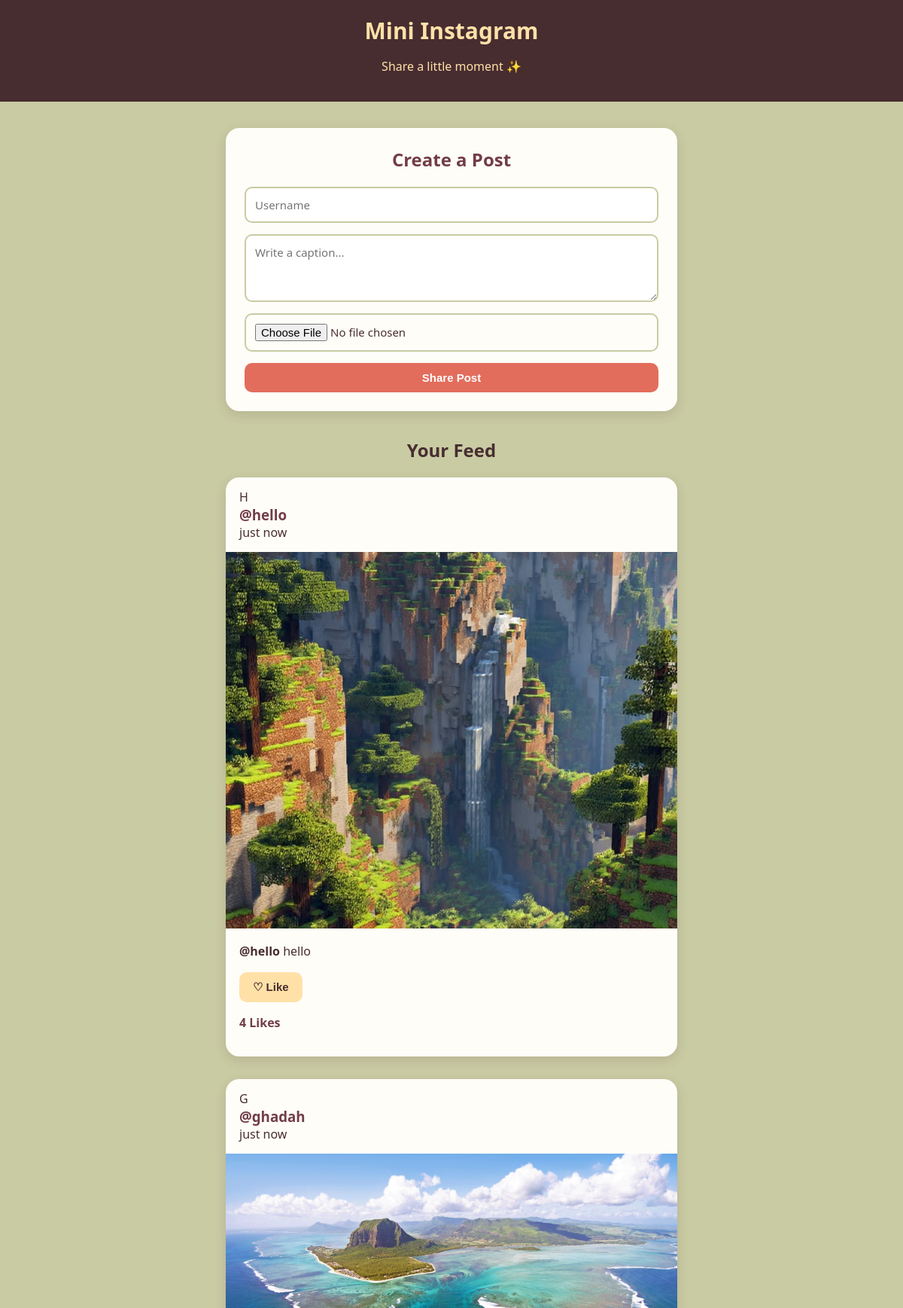
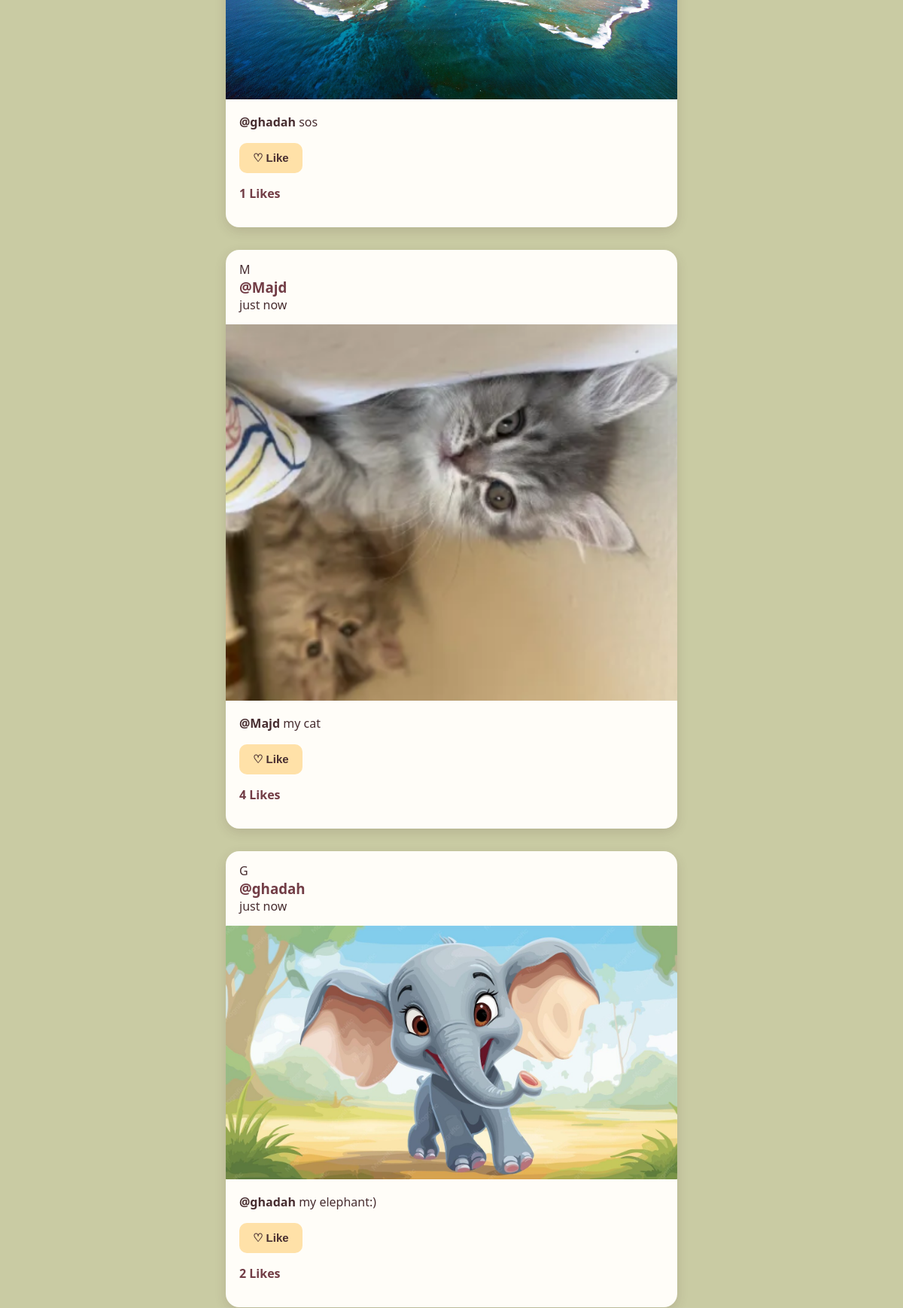
The page / (upper part) on the database its author committed (2 pictures, top to bottom).
### posts/models.py (models this page shows, shortened)
class Post(models.Model):
    username = models.CharField(max_length=100)
    description = models.TextField()
    image = models.ImageField(upload_to='posts/')
    likes = models.IntegerField(default=0)

### posts/views.py (the view, shortened to what this page needs)
# urls.py: path('', views.feed, name='feed'),
def feed(request):
    posts = Post.objects.all()
    return render(request, "feed.html", {"posts": posts})

### templates/feed.html (shortened to what this page needs)
{% load static %}
<!DOCTYPE html>
<html lang="en">
<head>
    <link rel="stylesheet" href="{% static 'css/feed.css' %}">
</head>
<body>
    <header>
        <h1>Mini Instagram</h1>
        <p>Share a little moment ✨</p>
    </header>
    <main>
        <section class="create-post">
            <h2>Create a Post</h2>
            <form method="POST" enctype="multipart/form-data">
                <input
                    type="text"
                    name="username"
                    placeholder="Username"
                    required
                >
                <textarea
                    name="description"
                    placeholder="Write a caption..."
                    required
                ></textarea>
                <input
                    type="file"
                    name="image"
                    accept=".jpg,.jpeg,.png"
                    required
                >
                <button type="submit">
                    Share Post
                </button>
            </form>
        </section>
        <h2 class="feed-title">Your Feed</h2>
        {% for post in posts %}
            <article class="post-card">
                <div class="post-header">
                    <div class="avatar">
                        {{ post.username|first|upper }}
                    </div>
                    <div>
                        <h3>@{{ post.username }}</h3>
                        <span>just now</span>
                    </div>
                </div>
                <img
                    class="post-image"
                    src="{{ post.image.url }}"
                    alt="Post by {{ post.username }}"
                >
                <div class="post-content">
                    <p class="description">
                        <strong>@{{ post.username }}</strong>
                        {{ post.description }}
                    </p>
                    <form
                        method="POST"
                        action="{% url 'like_post' post.id %}"
                        class="like-form"
                    >
                        <button
                            type="submit"
                            class="like-button"
                        >
                            ♡ Like
                        </button>
                    </form>
                    {% if post.likes == 0 %}
                        <p class="likes">
                            Be the first to like this
                        </p>
                    {% else %}
                        <p class="likes">
                            {{ post.likes }} Likes
                        </p>
                    {% endif %}
                </div>
            </article>
        {% empty %}
            <div class="empty-feed">
                <p>No posts yet.</p>
                <span>Your first post will appear here ✨</span>
            </div>
        {% endfor %}
    </main>
</body>
</html>

### static/css/feed.css (style rules this page uses)
:root { --sage: #c9cba3; --cream: #ffe1a8; --coral: #e26d5c; --wine: #723d46; --dark: #472d30; --white: #fffdf8; }
* { box-sizing: border-box; }
body { margin: 0; font-family: "Segoe UI", Arial, sans-serif; background-color: var(--sage); color: var(--dark); }
header { background-color: var(--dark); color: var(--cream); text-align: center; padding: 20px; }
header h1 { margin: 0; font-size: 30px; }
main { width: 90%; max-width: 600px; margin: 35px auto; }
.create-post { background-color: var(--white); padding: 25px; border-radius: 18px; margin-bottom: 35px; box-shadow: 0 5px 15px rgba(71, 45, 48, 0.15); }
.create-post h2 { margin-top: 0; color: var(--wine); text-align: center; }
.create-post form { display: flex; flex-direction: column; gap: 15px; }
input, textarea { width: 100%; padding: 12px; border: 2px solid var(--sage); border-radius: 10px; font-family: inherit; font-size: 15px; }
textarea { resize: vertical; min-height: 90px; }
button { border: none; border-radius: 10px; padding: 11px 18px; background-color: var(--coral); color: white; font-size: 15px; font-weight: 600; cursor: pointer; transition: transform 0.2s ease, background-color 0.2s ease; }
.feed-title { text-align: center; color: var(--dark); margin-bottom: 20px; }
.post-card { background-color: var(--white); border-radius: 18px; overflow: hidden; margin-bottom: 30px; box-shadow: 0 5px 15px rgba(71, 45, 48, 0.15); transition: transform 0.2s ease; }
.post-header { padding: 15px 18px; }
.post-header h3 { margin: 0; color: var(--wine); }
.post-image { width: 100%; display: block; max-height: 500px; object-fit: cover; }
.post-content { padding: 18px; }
.description { margin-top: 0; line-height: 1.5; }
.likes { color: var(--wine); font-weight: 600; }
.like-button { background-color: var(--cream); color: var(--dark); }

### rows shown on the page
Post: username|first "H", username "hello", image (picture), description "hello", likes "4"
Post: username|first "G", username "ghadah", image (picture), description "sos", likes "1"
Post: username|first "M", username "Majd", image (picture), description "my cat", likes "4"
Post: username|first "G", username "ghadah", image (picture), description "my elephant:)", likes "2"
